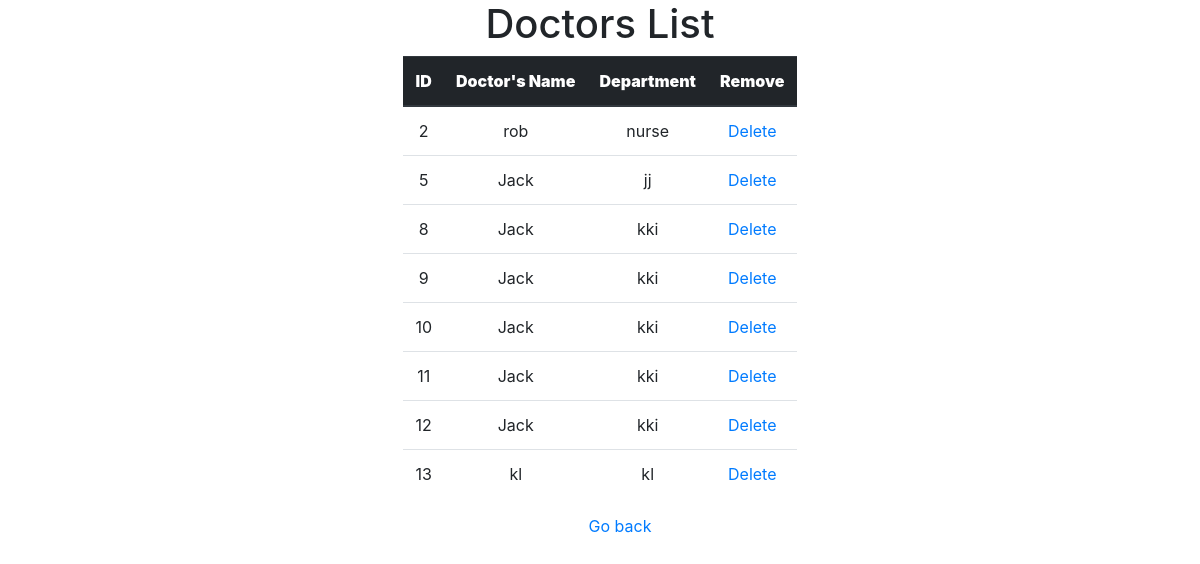
The app's page /admin_doctorlist.php with its own data.
### tables this page shows
CREATE TABLE `admin_access` (
  `id` int(11) NOT NULL,
  `doctors_name` varchar(120) NOT NULL,
  `department` varchar(200) NOT NULL
);

### admin_doctorlist.php (the view, shortened to what this page needs)
<?php
require_once('config.php');
?>
<!DOCTYPE html>
<html lang="en">
<head>
    <link rel="stylesheet" href="https://stackpath.bootstrapcdn.com/bootstrap/4.1.3/css/bootstrap.min.css">
    <header> <h1 class="d-flex justify-content-center"> Doctors List </h1> </header>
</head>
<body>
<div class="d-flex justify-content-center">
<?php
    $sql = "SELECT * from admin_access";
    $result = $conn->query($sql);
    if ($result->num_rows > 0) {
?>
<div class="row">
    <div class="col-md-12">
    <table class="table text-center" >
        <thead class="thead-dark">
            <tr>
                <th scope="col"><b>ID</b></th>
                <th scope="col"><b>Doctor's Name</b></th>
                <th scope="col"><b>Department</b></th>
                <th scope="col"><b>Remove</b></th>
            </tr>
        </thead>
<?php
        while($row =$result->fetch_assoc()) {
    ?>
   <tr>
       <td><?= $row["id"];?></td>
       <td><?= $row["doctors_name"];?></td>
       <td><?= $row["department"];?></td>
       <td><a href="delete_doctor.php?id=<?php echo $row["id"];?>">Delete</a></td>
   </tr>
   <?php
        }
   ?>
</table>
    </div>
    </div>
    </div>
    <?php
    } else {
   ?>
<p>0 results</p>
   <?php
    }
?>
<a class="d-flex justify-content-center" href="admin_read.php"><ul>Go back</ul></a>
</body>
</html>

### records on screen
admin_access: id "2", doctors_name "rob", department "nurse"
admin_access: id "5", doctors_name "Jack", department "jj"
admin_access: id "8", doctors_name "Jack", department "kki"
admin_access: id "9", doctors_name "Jack", department "kki"
admin_access: id "10", doctors_name "Jack", department "kki"
admin_access: id "11", doctors_name "Jack", department "kki"
admin_access: id "12", doctors_name "Jack", department "kki"
admin_access: id "13", doctors_name "kl", department "kl"
